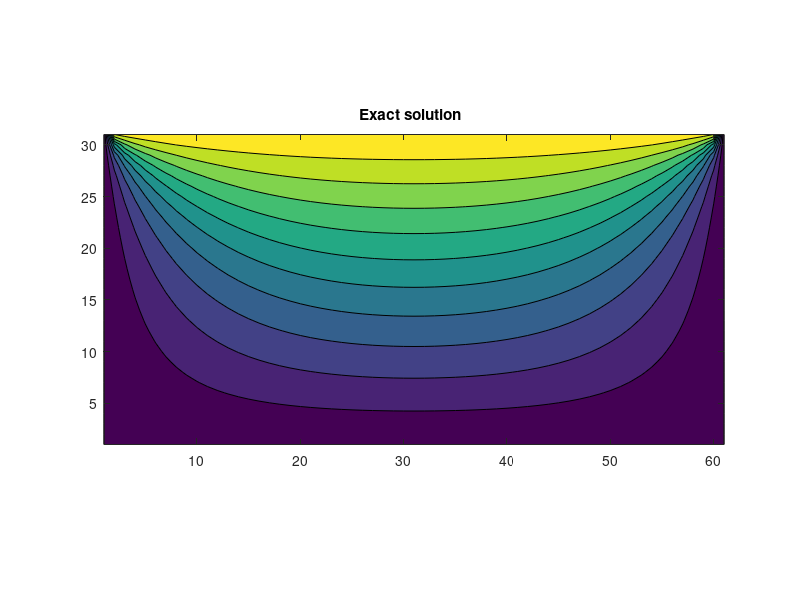

This figure's MATLAB source:
ny=31
nx=61
x_step=0.1;                  y_step=0.1;  
L=6;                        W=3;
T_Left=25;T_Bot=25; T_Right=25; T_Up=100;
T_exact=zeros(ny,nx)
for i=1:31
    for j=1:61
        for m=1:120
            x=(i-1)*x_step;
            y=(j-1)*y_step;
% T_exact(i,j)=T_exact(i,j)+(1-cos(m*pi))/(m*pi*sinh(m*pi*L/W))*(T_Left*sinh(m*pi*(L-y)/W)+T_Right*sinh(m*pi*y/W))*sin(m*pi*x/W);
T_exact(i,j)=T_exact(i,j)+(1-cos(m*pi))/(m*pi*sinh(m*pi*W/L))*(T_Up*sinh(m*pi*x/L))*sin(m*pi*y/L);
        end
    end
end
    T_exact=2*T_exact;
    figure(4)
    contourf(T_exact)
    axis equal
    title('Exact solution  ')
